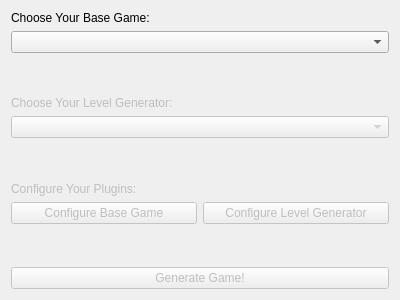
<?xml version="1.0" encoding="UTF-8"?>
<ui version="4.0">
 <class>Main_Window</class>
 <widget class="QDialog" name="Main_Window">
  <property name="windowModality">
   <enum>Qt::ApplicationModal</enum>
  </property>
  <property name="geometry">
   <rect>
    <x>0</x>
    <y>0</y>
    <width>400</width>
    <height>300</height>
   </rect>
  </property>
  <property name="windowTitle">
   <string>Level-Headed Water Vapor Test Build</string>
  </property>
  <layout class="QVBoxLayout" name="layoutMain">
   <item>
    <layout class="QVBoxLayout" name="layoutBaseGame">
     <item>
      <widget class="QLabel" name="lblBaseGame">
       <property name="text">
        <string>Choose Your Base Game:</string>
       </property>
      </widget>
     </item>
     <item>
      <widget class="QComboBox" name="comboBaseGame">
       <property name="currentText">
        <string/>
       </property>
      </widget>
     </item>
    </layout>
   </item>
   <item>
    <spacer name="topSpacer">
     <property name="orientation">
      <enum>Qt::Vertical</enum>
     </property>
     <property name="sizeHint" stdset="0">
      <size>
       <width>20</width>
       <height>40</height>
      </size>
     </property>
    </spacer>
   </item>
   <item>
    <layout class="QVBoxLayout" name="layoutLevelGenerator">
     <item>
      <widget class="QLabel" name="lblLevelGenerator">
       <property name="enabled">
        <bool>false</bool>
       </property>
       <property name="sizePolicy">
        <sizepolicy hsizetype="Preferred" vsizetype="Preferred">
         <horstretch>0</horstretch>
         <verstretch>0</verstretch>
        </sizepolicy>
       </property>
       <property name="text">
        <string>Choose Your Level Generator:</string>
       </property>
      </widget>
     </item>
     <item>
      <widget class="QComboBox" name="comboLevelGenerator">
       <property name="enabled">
        <bool>false</bool>
       </property>
      </widget>
     </item>
    </layout>
   </item>
   <item>
    <spacer name="middleSpacer">
     <property name="orientation">
      <enum>Qt::Vertical</enum>
     </property>
     <property name="sizeHint" stdset="0">
      <size>
       <width>20</width>
       <height>40</height>
      </size>
     </property>
    </spacer>
   </item>
   <item>
    <layout class="QVBoxLayout" name="layoutConfigurePlugins">
     <item>
      <widget class="QLabel" name="lblConfigurePlugins">
       <property name="enabled">
        <bool>false</bool>
       </property>
       <property name="text">
        <string>Configure Your Plugins:</string>
       </property>
      </widget>
     </item>
     <item>
      <layout class="QHBoxLayout" name="layoutConfigureButtons">
       <item>
        <widget class="QPushButton" name="btnConfigureBaseGame">
         <property name="enabled">
          <bool>false</bool>
         </property>
         <property name="text">
          <string>Configure Base Game</string>
         </property>
        </widget>
       </item>
       <item>
        <widget class="QPushButton" name="btnConfigureLevelGenerator">
         <property name="enabled">
          <bool>false</bool>
         </property>
         <property name="text">
          <string>Configure Level Generator</string>
         </property>
        </widget>
       </item>
      </layout>
     </item>
    </layout>
   </item>
   <item>
    <spacer name="bottomSpacer">
     <property name="orientation">
      <enum>Qt::Vertical</enum>
     </property>
     <property name="sizeHint" stdset="0">
      <size>
       <width>20</width>
       <height>40</height>
      </size>
     </property>
    </spacer>
   </item>
   <item>
    <widget class="QPushButton" name="btnGenerateGame">
     <property name="enabled">
      <bool>false</bool>
     </property>
     <property name="text">
      <string>Generate Game!</string>
     </property>
    </widget>
   </item>
  </layout>
 </widget>
 <layoutdefault spacing="6" margin="11"/>
 <tabstops>
  <tabstop>comboBaseGame</tabstop>
  <tabstop>comboLevelGenerator</tabstop>
  <tabstop>btnGenerateGame</tabstop>
  <tabstop>btnConfigureBaseGame</tabstop>
  <tabstop>btnConfigureLevelGenerator</tabstop>
 </tabstops>
 <resources/>
 <connections/>
</ui>
